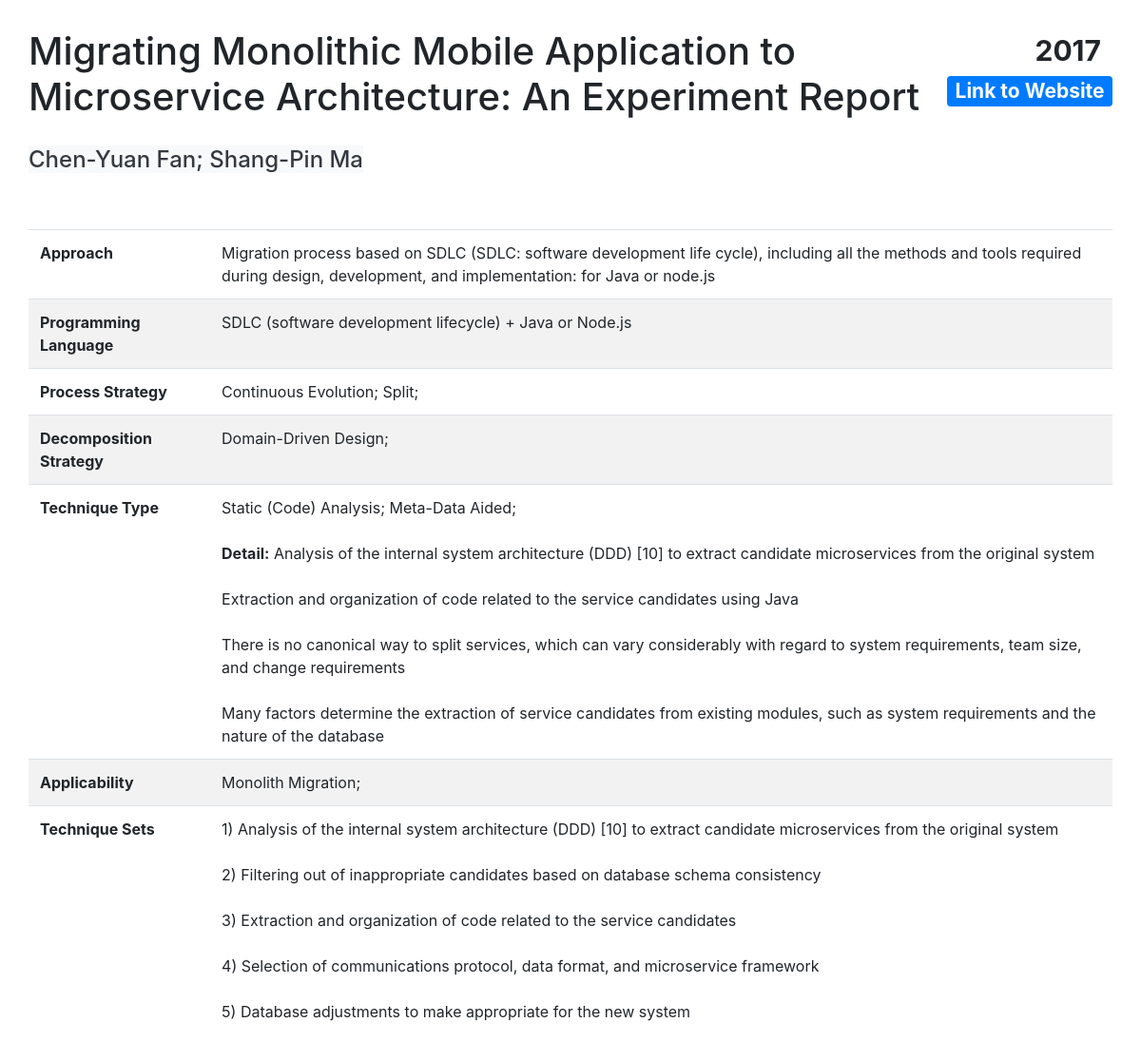
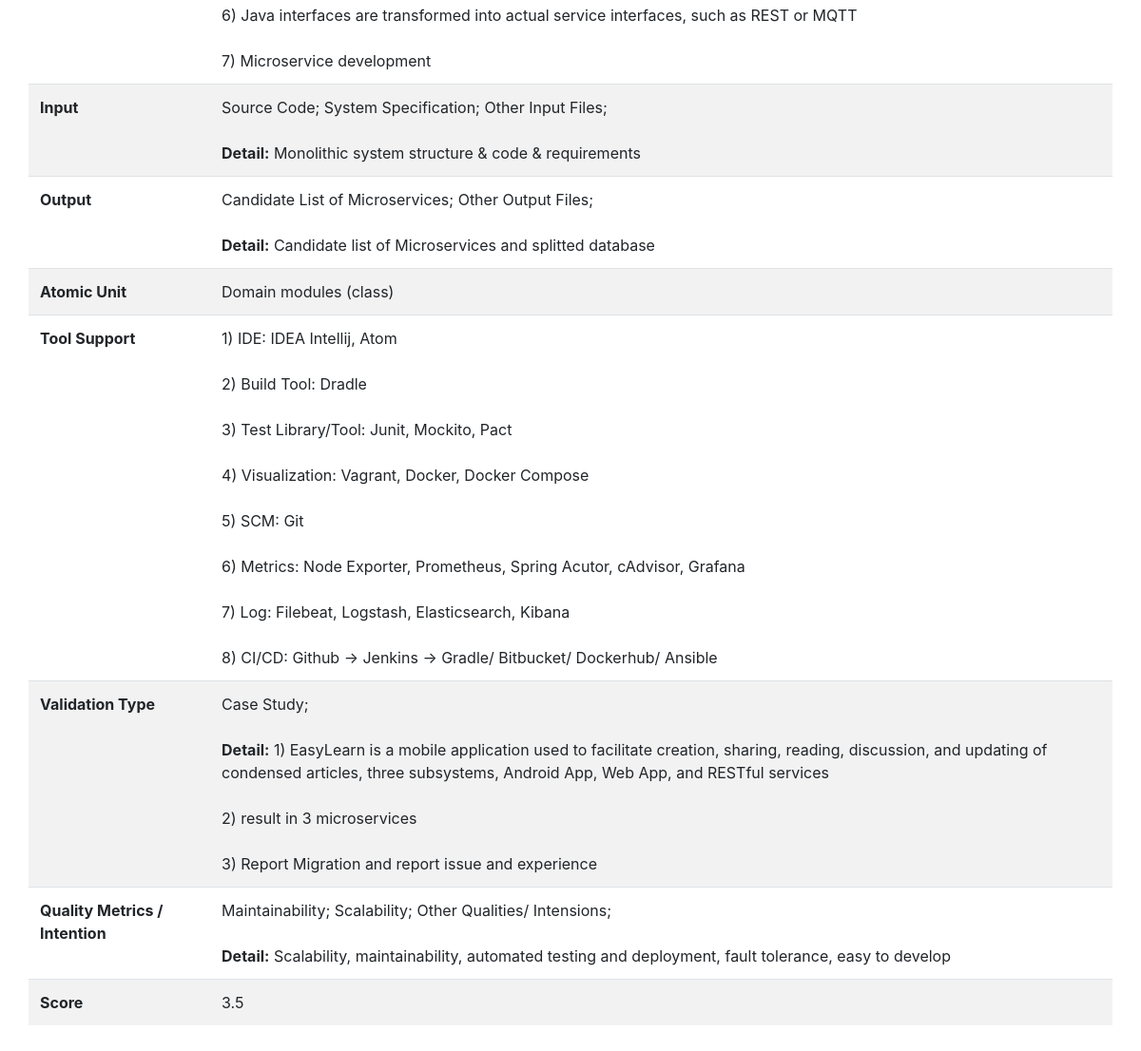
Page /result.php?id=61 on the committed database (2 pictures, top to bottom).
### tables this page shows
CREATE TABLE `contribution` (
  `id` int(11) NOT NULL,
  `Title` varchar(150) NOT NULL DEFAULT 'Title',
  `Year` year(4) NOT NULL DEFAULT 2000,
  `Authors` tinytext NOT NULL,
  `Link` varchar(250) NOT NULL DEFAULT 'Empty Link',
  `Approach` text NOT NULL,
  `Process_Rewrite` tinyint(4) NOT NULL DEFAULT 0 COMMENT 'Process Strategy',
  `Process_Extension` tinyint(4) NOT NULL DEFAULT 0 COMMENT 'Process Strategy',
  `Process_StranglerPattern` tinyint(4) NOT NULL DEFAULT 0 COMMENT 'Process Strategy',
  `Process_ContinuousEvolution` tinyint(4) NOT NULL DEFAULT 0 COMMENT 'Process Strategy',
  `Process_Split` tinyint(4) NOT NULL DEFAULT 0 COMMENT 'Process Strategy',
  `Process_Others` tinyint(4) NOT NULL DEFAULT 0 COMMENT 'Process Strategy',
  `ProcessDetail` mediumtext DEFAULT NULL,
  `Decomposition_DDD` tinyint(4) NOT NULL DEFAULT 0 COMMENT 'Decomposition Strategy',
  `Decomposition_FunctionalDecomposition` tinyint(4) NOT NULL DEFAULT 0 COMMENT 'Decomposition Strategy',
  `Decomposition_ExistingStructure` tinyint(4) NOT NULL DEFAULT 0 COMMENT 'Decomposition Strategy',
  `Decomposition_Others` tinyint(4) NOT NULL DEFAULT 0 COMMENT 'Decomposition Strategy',
  `DecompositionDetail` tinytext DEFAULT NULL,
  `TechniqueSet` mediumtext NOT NULL,
  `Technique_SCA` tinyint(4) NOT NULL DEFAULT 0 COMMENT 'Technique Type',
  `Technique_MDA` tinyint(4) NOT NULL DEFAULT 0 COMMENT 'Technique Type',
  `Technique_WDA` tinyint(4) NOT NULL DEFAULT 0 COMMENT 'Technique Type',
  `Technique_DMC` tinyint(4) NOT NULL DEFAULT 0 COMMENT 'Technique Type',
  `Technique_Others` tinyint(4) NOT NULL DEFAULT 0 COMMENT 'Technique Type',
  `TechniqueTypeDetail` mediumtext DEFAULT NULL,
  `Applicability_GR` tinyint(1) NOT NULL DEFAULT 0 COMMENT 'Applicability',
  `Applicability_MO` tinyint(1) NOT NULL DEFAULT 0 COMMENT 'Applicability',
  `AtomicUnit` tinytext DEFAULT NULL,
  `Input_SourceCode` tinyint(4) NOT NULL DEFAULT 0 COMMENT 'Input Choice',
  `Input_UseCase` tinyint(4) NOT NULL DEFAULT 0 COMMENT 'Input Choice',
  `Input_SystemSpecification` tinyint(4) NOT NULL DEFAULT 0 COMMENT 'Input Choice',
  `Input_API` tinyint(4) NOT NULL DEFAULT 0 COMMENT 'Input Choice',
  `Input_Others` tinyint(4) NOT NULL DEFAULT 0 COMMENT 'Input Choice',
  `InputDetail` tinytext DEFAULT NULL,
  `Output_List` tinyint(4) NOT NULL DEFAULT 0 COMMENT 'Output Choice',
  `Output_Archi` tinyint(4) NOT NULL DEFAULT 0 COMMENT 'Output Choice',
  `Output_Others` tinyint(4) NOT NULL DEFAULT 0 COMMENT 'Output Choice',
  `OutputDetail` tinytext DEFAULT NULL,
  `Tool` mediumtext DEFAULT NULL,
  `ProgramLanguage` mediumtext DEFAULT NULL,
  `Validation_Experiment` tinyint(4) NOT NULL DEFAULT 0 COMMENT 'Validation Type',
  `Validation_Example` tinyint(4) NOT NULL DEFAULT 0 COMMENT 'Validation Type',
  `Validation_CaseStudy` tinyint(4) NOT NULL DEFAULT 0 COMMENT 'Validation Type',
  `Validation_NoValidation` tinyint(4) NOT NULL DEFAULT 0 COMMENT 'Validation Type',
  `ValidationTypeDetail` mediumtext DEFAULT NULL,
  `ValidationMetrics` mediumtext DEFAULT NULL,
  `Quality_Maintainability` tinyint(4) NOT NULL DEFAULT 0 COMMENT 'Quality',
  `Quality_Security` tinyint(4) NOT NULL DEFAULT 0 COMMENT 'Quality',
  `Quality_Performance` tinyint(4) NOT NULL DEFAULT 0 COMMENT 'Quality',
  `Quality_Reliability` tinyint(4) NOT NULL DEFAULT 0 COMMENT 'Quality',
  `Quality_Scalability` tinyint(4) DEFAULT 0 COMMENT 'Quality',
  `Quality_Others` tinyint(4) NOT NULL DEFAULT 0 COMMENT 'Quality',
  `QualityDetail` mediumtext DEFAULT NULL,
  `Score` float NOT NULL DEFAULT 1
);

### result.php (the view, shortened to what this page needs)
<!DOCTYPE html>
<html lang="en">
<head>
    <link rel="stylesheet" href="https://maxcdn.bootstrapcdn.com/bootstrap/4.5.0/css/bootstrap.min.css">
    <link rel="stylesheet" type="text/css" href="css/style.css">
</head>
<?php
include('functions.php');
$servername = "localhost";
$username = "user";
$password = "";
$dbname = "migration";
$conn = new mysqli($servername, $username, $password, $dbname);
$sql = "SELECT * FROM contribution WHERE id=" . $_GET['id'];
$result = $conn->query($sql);
if ($result->num_rows > 0) {
    $row = $result->fetch_assoc();
} else {
    echo "<h1>Error: fail to find detailed page from database</h1>";
}
?>
<body>
    <div class="container-fluid" style="padding:30px">
        <div class="row">
            <div class="col-md-10">
                <div class="page-header">
                    <h1 id="Title" name="Title">
                        <?php
                        echo nl2br($row["Title"]); ?>
                    </h1>
                </div>
            </div>
            <div class="col-md-2">
                <div class="row">
                    <div class="col-md-12">
                        <h1>
                            <span class="badge badge-default float-right" id="Year" name="Year">
                                <?php
                                echo $row["Year"]; ?>
                            </span>
                        </h1>
                    </div>
                </div>
                <div class="row" style="margin-top:5px">
                    <div class="col-md-12">
                        <h3><a href="<?php
                                        echo $row["Link"]; ?>" class="badge badge-primary float-right" id="Link" name="Link" target="_blank">Link to Website</a></h3>
                    </div>
                </div>
            </div>
        </div>
        <div class="row" style="margin-top:20px">
            <div class="col-md-12">
                <h4><span class="bg-light text-dark" id="Author" name="Author">
                        <?php
                        echo $row["Authors"]; ?></span></h4>
            </div>
        </div>
        <div class="row" style="margin-top:50px">
            <div class="col-md-12">
                <table class="table">
                    <tbody>
                        <tr class="table">
                            <td>
                                <b>Approach</b>
                            </td>
                            <td id="DetailApproach" name="DetailApproach">
                                <?php
                                echo $row["Approach"]; ?>
                            </td>
                        </tr>
                        <tr class="table">
                                <td>
                                    <b>Programming Language</b>
                                </td>
                                <td id="ProgramLanguage" name="ProgramLanguage">
                                    <?php
                                    echo nl2br($row["ProgramLanguage"]); ?>
                                </td>
                            </tr>
                        <tr class="table">
                            <td>
                                <b>Process Strategy</b>
                            </td>
                            <td id="DetailProcessStrategy" name="DetailProcessStrategy">
                            </td>
                        </tr>
                        <trclass="table">
                            <td>
                                <b>Decomposition Strategy</b>
                            </td>
                            <td id="DetailDecompositionStrategy" name="DetailDecompositionStrategy">
                            </td>
                            <tr class="table">
                                <td>
                                    <b>Technique Type</b>
                                </td>
                                <td id="DetailTechniqueType" name="DetailTechniqueType">
                                    <?php
                                    showTechniqueType($row);
                                    ?>
                                </td>
                            </tr>
                            <tr class="table">
                                <td>
                                    <b>Applicability</b>
                                </td>
                                <td id="DetailApplicability" name="DetailApplicability">
                                </td>
                            </tr>
                            <tr class="table">
                                <td>
                                    <b>Technique Sets</b>
                                </td>
                                <td id="DetailTechniqueSets" name="DetailTechniqueSets">
                                    <?php
                                    echo nl2br($row["TechniqueSet"]); ?>
                                </td>
                            </tr>
                            <tr class="table">
                                <td>
                                    <b> Input</b>
                                </td>
                                <td id="DetailInput" name="DetailInput">
                                    <?php
                                    showInput($row);
                                    ?>
                                </td>
                            </tr>
                            <tr class="table">
                                <td>
                                    <b>Output</b>
                                </td>
                                <td id="DetailOutput" name="DetailOutput">
                                    <?php
                                    showOutput($row);
                                    ?>
                                </td>
                            </tr>
                            <tr class="table">
                                <td>
                                    <b>Atomic Unit</b>
                                </td>
                                <td id="DetailAtomic" name="DetailAtomic">
                                    <?php
                                    echo nl2br($row["AtomicUnit"]); ?>
                                </td>
                            </tr>
                            <tr class="table">
                                <td>
                                    <b>Tool Support</b>
                                </td>
                                <td id="DetailToolSupport" name="DetailToolSupport">
                                    <?php
                                    echo nl2br($row["Tool"]); ?>
                                </td>
                            </tr>
                            <tr class="table">
                                <td>
                                    <b>Validation Type</b>
                                </td>
                                <td id="DetailValidationType" name="DetailValidationType">
                                    <?php
                                    showValidation($row); ?>
                                </td>
                            </tr>
                            <tr class="table">
                                <td>
                                    <b>Quality Metrics / Intention</b>
                                </td>
                                <td id="DetailQuality" name="DetailQuality">
                                    <?php
                                    showQuality($row); ?>
                                </td>
                            </tr>
                            <tr class="table">
                                <td>
                                    <b>Score</b>
                                </td>
                                <td id="Score" name="Score">
                                    <?php
                                    echo $row["Score"]; ?>
                                </td>
                            </tr>
                    </tbody>
                </table>
            </div>
        </div>
    </div>
</body>
</html>

### functions.php (shortened to what this page needs)
<?php
function showProcess($row)
{
    $data = "";
    if ($row["Process_ContinuousEvolution"] != 0) {
        $data = $data . "Continuous Evolution; ";
    }
    if ($row["Process_Split"] != 0) {
        $data = $data . "Split; ";
    }
    echo nl2br($data);
}
function showDecomposition($row)
{
    $data = "";
    if ($row["Decomposition_DDD"] != 0) {
        $data = $data . "Domain-Driven Design; ";
    }
    echo nl2br($data);
}
function showTechniqueType($row)
{
    $data = "";
    if ($row["Technique_SCA"] != 0) {
        $data = $data . "Static (Code) Analysis; ";
    }
    if ($row["Technique_MDA"] != 0) {
        $data = $data . "Meta-Data Aided; ";
    }
    if ($row["TechniqueTypeDetail"] != null && strcmp($row["TechniqueTypeDetail"], "") != 0) {
        $data = $data . "<br><br><b>Detail:</b> " . $row["TechniqueTypeDetail"];
    }
    echo nl2br($data);
}
function showApplicability($row)
{
    $data = "";
    if ($row["Applicability_MO"] != 0) {
        $data = $data . "Monolith Migration; ";
    }
    echo nl2br($data);
}
function showInput($row)
{
    $data = "";
    if ($row["Input_SourceCode"] != 0) {
        $data = $data . "Source Code; ";
    }
    if ($row["Input_SystemSpecification"] != 0) {
        $data = $data . "System Specification; ";
    }
    if ($row["Input_Others"] != 0) {
        $data = $data . "Other Input Files; ";
    }
    if ($row["InputDetail"] != null && strcmp($row["InputDetail"], "") != 0) {
        $data = $data . "<br><br><b>Detail:</b> " . $row["InputDetail"];
    }
    echo nl2br($data);
}
function showOutput($row)
{
    $data = "";
    if ($row["Output_List"] != 0) {
        $data = $data . "Candidate List of Microservices; ";
    }
    if ($row["Output_Others"] != 0) {
        $data = $data . "Other Output Files; ";
    }
    if ($row["OutputDetail"] != null && strcmp($row["OutputDetail"], "") != 0) {
        $data = $data . "<br><br><b>Detail:</b> " . $row["OutputDetail"];
    }
    echo nl2br($data);
}
function showValidation($row)
{
    $data = "";
    if ($row["Validation_CaseStudy"] != 0) {
        $data = $data . "Case Study; ";
    }
    if ($row["ValidationTypeDetail"] != null && strcmp($row["ValidationTypeDetail"], "") != 0) {
        $data = $data . "<br><br><b>Detail:</b> " . $row["ValidationTypeDetail"];
    }
    echo nl2br($data);
}
function showQuality($row)
{
    $data = "";
    if ($row["Quality_Maintainability"] != 0) {
        $data = $data . "Maintainability; ";
    }
    if ($row["Quality_Scalability"] != 0) {
        $data = $data . "Scalability; ";
    }
    if ($row["Quality_Others"] != 0) {
        $data = $data . "Other Qualities/ Intensions; ";
    }
    if ($row["QualityDetail"] != null && strcmp($row["QualityDetail"], "") != 0) {
        $data = $data . "<br><br><b>Detail:</b> " . $row["QualityDetail"];
    }
    echo nl2br($data);
}

### css/style.css (style rules this page uses)
tr:nth-child(even) { background-color: #f2f2f2 }

### rows in the picture
contribution: Title "Migrating Monolithic Mobile Application to Microservice Architecture: An Experiment Report", Year "2017", Authors "Chen-Yuan Fan; Shang-Pin Ma", Approach "Migration process based on SDLC (SDLC: software development life cycle), including all the methods and tools required during design, development, and implementation: for Java or node.js", ProgramLanguage "SDLC (software development lifecycle) + Java or Node.js", TechniqueTypeDetail "Analysis of the internal system architecture (DDD) [10] to extract candidate microservices from the original system Extraction and organization of code related to the service candidates using Java There is no canonical way to split services, which can vary considerably with regard to system requirements, team size, and change requirements Many factors determine the extraction of service candidates from existing modules, such as system requirements and the nature of the database", TechniqueSet "1) Analysis of the internal system architecture (DDD) [10] to extract candidate microservices from the original system 2) Filtering out of inappropriate candidates based on database schema consistency 3) Extraction and organization of code related to the service candidates 4) Selection of communications protocol, data format, and microservice framework 5) Database adjustments to make appropriate for the new system 6) Java interfaces are transformed into actual service interfaces, such as REST or MQTT 7) Microservice development", InputDetail "Monolithic system structure & code & requirements", OutputDetail "Candidate list of Microservices and splitted database", AtomicUnit "Domain modules (class)", Tool "1) IDE: IDEA Intellij, Atom 2) Build Tool: Dradle 3) Test Library/Tool: Junit, Mockito, Pact 4) Visualization: Vagrant, Docker, Docker Compose 5) SCM: Git 6) Metrics: Node Exporter, Prometheus, Spring Acutor, cAdvisor, Grafana 7) Log: Filebeat, Logstash, Elasticsearch, Kibana 8) CI/CD: Github -> Jenkins -> Gradle/ Bitbucket/ Dockerhub/ Ansible", ValidationTypeDetail "1) EasyLearn is a mobile application used to facilitate creation, sharing, reading, discussion, and updating of condensed articles, three subsystems, Android App, Web App, and RESTful services 2) result in 3 microservices 3) Report Migration and report issue and experience", QualityDetail "Scalability, maintainability, automated testing and deployment, fault tolerance, easy to develop", Score "3.5"

### other values in the picture
$data "Continuous Evolution; Split;"
$data "Domain-Driven Design;"
$data "Static (Code) Analysis; Meta-Data Aided;"
$data "Monolith Migration;"
$data "Source Code; System Specification; Other Input Files;"
$data "Candidate List of Microservices; Other Output Files;"
$data "Case Study;"
$data "Maintainability; Scalability; Other Qualities/ Intensions;"
